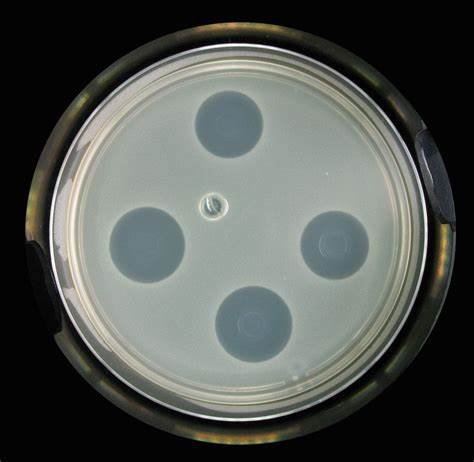
#> input picture opencv-circle-detection/test_images/OIP-C.jpg, 474 x 462 px; its folder holds only this picture in this run
$ python test_detection.py   (older library calls are emulated)
#> lines starting #> are read from the running program, lines starting #| are printed output that depends on the picture
### opencv-circle-detection/core/detector.py
import cv2
import numpy as np
import math
import os
import uuid
from typing import List, Optional, Tuple, Dict
from enum import Enum
from .models import Colony, PetriDish  # Assuming models.py defines these dataclasses
from .processor import ImageProcessor, ImageQuality
from utils.logger import get_logger
from utils.config import Config

CFG = Config.default()

logger = get_logger(__name__)


class DetectionMode(Enum):
    SINGLE_SUBSTANCE = 1
    MULTIPLE_SUBSTANCES = 2
    UNKNOWN = 0


class SubstanceType(Enum):
    FILTER_PAPER = 1
    HOLE = 2
    UNKNOWN = 0


class CircleDetector:
    """圆形检测器类，用于检测培养皿、抑菌物质（滤纸片/孔洞）和抑菌圈"""

    def __init__(self, plate_diameter_mm: float = 90.0,
                 filter_paper_diameter_mm: float = 6.0,
                 hole_diameter_mm: float = 6.0):
#> in process_image_and_display, original_image is the input picture: shape (462, 474, 3); mean B, G, R 81.8, 86, 82.2
        self.plate_diameter_mm = plate_diameter_mm
        self.filter_paper_diameter_mm = filter_paper_diameter_mm
        self.hole_diameter_mm = hole_diameter_mm
        self.processor = ImageProcessor()
        self.px_per_mm = None  # 像素/毫米比例
        self.detection_mode = DetectionMode.UNKNOWN
        self.substance_type = SubstanceType.UNKNOWN
        self.detected_substances: List[Colony] = []

    def detect_petri_dishes(self, image: np.ndarray) -> List[PetriDish]:
        """检测培养皿并进行尺寸标定"""
        logger.info("开始检测培养皿")
        self.px_per_mm = None  # Reset px_per_mm for each new image processing

        # 预处理
        gray = cv2.cvtColor(image, cv2.COLOR_BGR2GRAY)
        # 高斯模糊
        blurred = cv2.GaussianBlur(gray, (9, 9), 2)
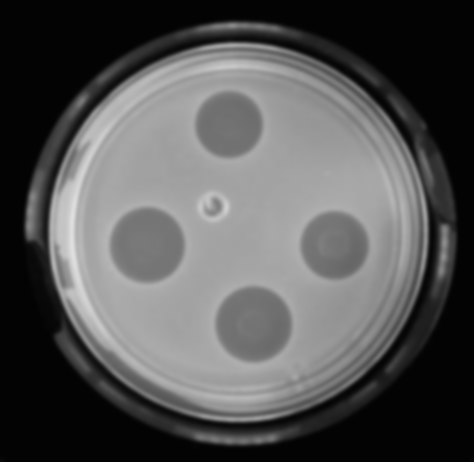
#> blurred: shape (462, 474); min 2, max 223, mean 84.4
        processed = self.processor.preprocess(blurred)
#> in preprocess, `enhanced = clahe.apply(denoised)`:
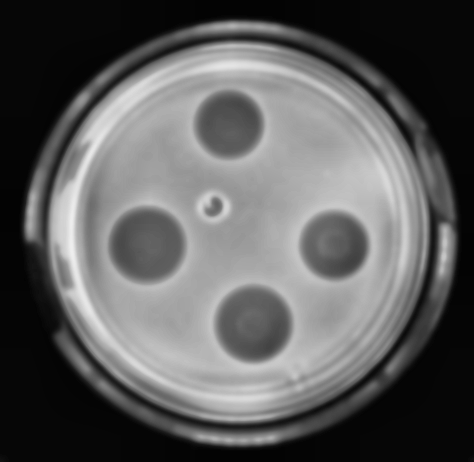
#> enhanced: shape (462, 474); min 2, max 238, mean 92.6

        params = {
            'dp': 1,
            'minDist': 400,
            'param1': 50,
            'param2': 35,
            'minRadius': int(image.shape[0] / 3),
            'maxRadius': int(image.shape[0] / 1.8)
        }

        # 培养皿检测
        circles = cv2.HoughCircles(
            processed,
            cv2.HOUGH_GRADIENT,
            **params
        )
#> circles = [[239.5, 231.5, 191.1]]

        plates = []
        if circles is not None:
            circles = np.uint16(np.around(circles))
#> circles = [[240, 232, 191]]
            for x, y, r in circles[0, :]:
                # 验证圆的有效性
                if self._validate_dish_circle(processed, (x, y), r):
                    plates.append(PetriDish(
                        center=(int(x), int(y)),
                        radius=int(r),
                        diameter_mm=self.plate_diameter_mm
                    ))
                    # 更新像素比例
                    self.px_per_mm = r * 2 / self.plate_diameter_mm
                    logger.info(f"标定比例: {self.px_per_mm:.2f}px/mm")
#> this loop made 1 pass
#> (x, y, r, self.px_per_mm) on pass 1: (240, 232, 191, 4.24)
#> (printed output is left out)
#> pass 1, in _validate_dish_circle, `edge_pixels = cv2.bitwise_and(image, mask)`:
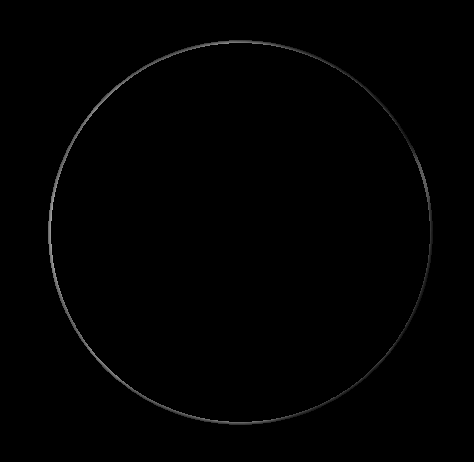
#> edge_pixels: shape (462, 474); min 0, max 161, mean 1.2
#> after the loop, plates = 1 item

        logger.info(f"检测到 {len(plates)} 个培养皿")
#| 2026-11-20 12:19:44 [INFO] core.detector: 检测到 1 个培养皿
#> (the rest of the program and of its run is left out)
